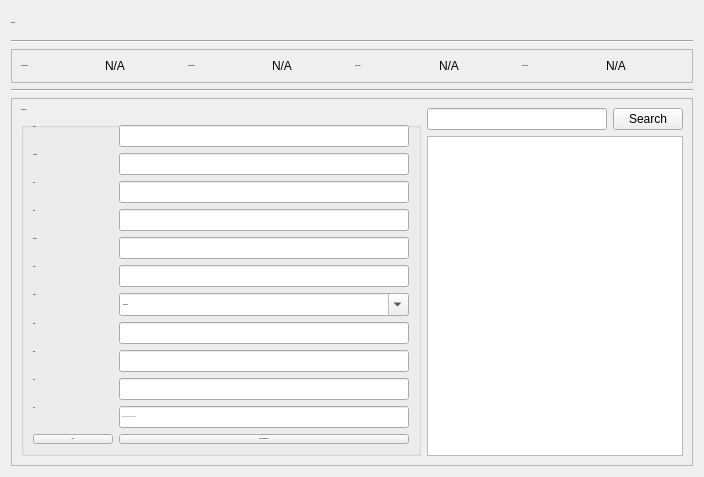
             <widget class="QWidget" name="inventoryP">
              <layout class="QVBoxLayout" name="verticalLayout_5">
               <item>
                <widget class="QLabel" name="label_21">
                 <property name="minimumSize">
                  <size>
                   <width>0</width>
                   <height>23</height>
                  </size>
                 </property>
                 <property name="font">
                  <font>
                   <family>Segoe UI</family>
                   <pointsize>-1</pointsize>
                   <weight>75</weight>
                   <bold>true</bold>
                  </font>
                 </property>
                 <property name="text">
                  <string>Inventory</string>
                 </property>
                </widget>
               </item>
               <item>
                <widget class="Line" name="line_4">
                 <property name="orientation">
                  <enum>Qt::Horizontal</enum>
                 </property>
                </widget>
               </item>
               <item>
                <widget class="QFrame" name="frame_8">
                 <property name="frameShape">
                  <enum>QFrame::StyledPanel</enum>
                 </property>
                 <property name="frameShadow">
                  <enum>QFrame::Raised</enum>
                 </property>
                 <layout class="QHBoxLayout" name="horizontalLayout_7">
                  <item>
                   <widget class="QLabel" name="label_52">
                    <property name="font">
                     <font>
                      <family>Segoe UI</family>
                      <pointsize>-1</pointsize>
                      <weight>75</weight>
                      <bold>true</bold>
                     </font>
                    </property>
                    <property name="text">
                     <string>Total Products: </string>
                    </property>
                   </widget>
                  </item>
                  <item>
                   <widget class="QLabel" name="totalData">
                    <property name="text">
                     <string>N/A</string>
                    </property>
                   </widget>
                  </item>
                  <item>
                   <widget class="QLabel" name="label_53">
                    <property name="font">
                     <font>
                      <family>Segoe UI</family>
                      <pointsize>-1</pointsize>
                      <weight>75</weight>
                      <bold>true</bold>
                     </font>
                    </property>
                    <property name="text">
                     <string>Total Quantity:</string>
                    </property>
                   </widget>
                  </item>
                  <item>
                   <widget class="QLabel" name="totalQtyInv">
                    <property name="text">
                     <string>N/A</string>
                    </property>
                   </widget>
                  </item>
                  <item>
                   <widget class="QLabel" name="label_54">
                    <property name="font">
                     <font>
                      <family>Segoe UI</family>
                      <pointsize>-1</pointsize>
                      <weight>75</weight>
                      <bold>true</bold>
                     </font>
                    </property>
                    <property name="text">
                     <string>Stock Value:</string>
                    </property>
                   </widget>
                  </item>
                  <item>
                   <widget class="QLabel" name="totalValueInv">
                    <property name="text">
                     <string>N/A</string>
                    </property>
                   </widget>
                  </item>
                  <item>
                   <widget class="QLabel" name="label_55">
                    <property name="font">
                     <font>
                      <family>Segoe UI</family>
                      <pointsize>-1</pointsize>
                      <weight>75</weight>
                      <bold>true</bold>
                     </font>
                    </property>
                    <property name="text">
                     <string>Out of Stock</string>
                    </property>
                   </widget>
                  </item>
                  <item>
                   <widget class="QLabel" name="totalOutInv">
                    <property name="text">
                     <string>N/A</string>
                    </property>
                   </widget>
                  </item>
                 </layout>
                </widget>
               </item>
               <item>
                <widget class="Line" name="line_3">
                 <property name="orientation">
                  <enum>Qt::Horizontal</enum>
                 </property>
                </widget>
               </item>
               <item>
                <widget class="QFrame" name="frame_7">
                 <property name="frameShape">
                  <enum>QFrame::StyledPanel</enum>
                 </property>
                 <property name="frameShadow">
                  <enum>QFrame::Raised</enum>
                 </property>
                 <layout class="QGridLayout" name="gridLayout_2">
                  <item row="0" column="0" rowspan="2">
                   <widget class="QGroupBox" name="stockEntry_2">
                    <property name="sizePolicy">
                     <sizepolicy hsizetype="Maximum" vsizetype="Preferred">
                      <horstretch>0</horstretch>
                      <verstretch>0</verstretch>
                     </sizepolicy>
                    </property>
                    <property name="minimumSize">
                     <size>
                      <width>400</width>
                      <height>0</height>
                     </size>
                    </property>
                    <property name="font">
                     <font>
                      <family>Segoe UI</family>
                      <pointsize>-1</pointsize>
                      <weight>75</weight>
                      <bold>true</bold>
                     </font>
                    </property>
                    <property name="title">
                     <string>Stock Entry</string>
                    </property>
                    <layout class="QFormLayout" name="formLayout_5">
                     <item row="0" column="0">
                      <widget class="QLabel" name="label_32">
                       <property name="font">
                        <font>
                         <family>Segoe UI</family>
                         <pointsize>-1</pointsize>
                         <weight>75</weight>
                         <bold>true</bold>
                        </font>
                       </property>
                       <property name="text">
                        <string>Name:</string>
                       </property>
                      </widget>
                     </item>
                     <item row="0" column="1">
                      <widget class="QLineEdit" name="nameE"/>
                     </item>
                     <item row="1" column="0">
                      <widget class="QLabel" name="label_33">
                       <property name="font">
                        <font>
                         <family>Segoe UI</family>
                         <pointsize>-1</pointsize>
                         <weight>75</weight>
                         <bold>true</bold>
                        </font>
                       </property>
                       <property name="text">
                        <string>Quantity:</string>
                       </property>
                      </widget>
                     </item>
                     <item row="1" column="1">
                      <widget class="QLineEdit" name="qtyE"/>
                     </item>
                     <item row="2" column="0">
                      <widget class="QLabel" name="label_34">
                       <property name="font">
                        <font>
                         <family>Segoe UI</family>
                         <pointsize>-1</pointsize>
                         <weight>75</weight>
                         <bold>true</bold>
                        </font>
                       </property>
                       <property name="text">
                        <string>Pack:</string>
                       </property>
                      </widget>
                     </item>
                     <item row="2" column="1">
                      <widget class="QLineEdit" name="packE"/>
                     </item>
                     <item row="3" column="0">
                      <widget class="QLabel" name="label_35">
                       <property name="font">
                        <font>
                         <family>Segoe UI</family>
                         <pointsize>-1</pointsize>
                         <weight>75</weight>
                         <bold>true</bold>
                        </font>
                       </property>
                       <property name="text">
                        <string>HSN:</string>
                       </property>
                      </widget>
                     </item>
                     <item row="3" column="1">
                      <widget class="QLineEdit" name="hsnE"/>
                     </item>
                     <item row="4" column="0">
                      <widget class="QLabel" name="label_36">
                       <property name="font">
                        <font>
                         <family>Segoe UI</family>
                         <pointsize>-1</pointsize>
                         <weight>75</weight>
                         <bold>true</bold>
                        </font>
                       </property>
                       <property name="text">
                        <string>MFG By:</string>
                       </property>
                      </widget>
                     </item>
                     <item row="4" column="1">
                      <widget class="QLineEdit" name="mfgE"/>
                     </item>
                     <item row="5" column="0">
                      <widget class="QLabel" name="label_37">
                       <property name="font">
                        <font>
                         <family>Segoe UI</family>
                         <pointsize>-1</pointsize>
                         <weight>75</weight>
                         <bold>true</bold>
                        </font>
                       </property>
                       <property name="text">
                        <string>Batch:</string>
                       </property>
                      </widget>
                     </item>
                     <item row="5" column="1">
                      <widget class="QLineEdit" name="batchE"/>
                     </item>
                     <item row="6" column="0">
                      <widget class="QLabel" name="label_38">
                       <property name="font">
                        <font>
                         <family>Segoe UI</family>
                         <pointsize>-1</pointsize>
                         <weight>75</weight>
                         <bold>true</bold>
                        </font>
                       </property>
                       <property name="text">
                        <string>Expiry:</string>
                       </property>
                      </widget>
                     </item>
                     <item row="6" column="1">
                      <widget class="QDateEdit" name="expiryE">
                       <property name="showGroupSeparator" stdset="0">
                        <bool>false</bool>
                       </property>
                       <property name="dateTime">
                        <datetime>
                         <hour>0</hour>
                         <minute>0</minute>
                         <second>0</second>
                         <year>2027</year>
                         <month>1</month>
                         <day>1</day>
                        </datetime>
                       </property>
                       <property name="displayFormat">
                        <string>dd/MM/yyyy</string>
                       </property>
                       <property name="calendarPopup">
                        <bool>true</bool>
                       </property>
                       <property name="timeSpec">
                        <enum>Qt::LocalTime</enum>
                       </property>
                       <property name="date">
                        <date>
                         <year>2027</year>
                         <month>1</month>
                         <day>1</day>
                        </date>
                       </property>
                      </widget>
                     </item>
                     <item row="7" column="0">
                      <widget class="QLabel" name="label_39">
                       <property name="font">
                        <font>
                         <family>Segoe UI</family>
                         <pointsize>-1</pointsize>
                         <weight>75</weight>
                         <bold>true</bold>
                        </font>
                       </property>
                       <property name="text">
                        <string>MRP:</string>
                       </property>
                      </widget>
                     </item>
                     <item row="7" column="1">
                      <widget class="QLineEdit" name="mrpE"/>
                     </item>
                     <item row="8" column="0">
                      <widget class="QLabel" name="label_40">
                       <property name="font">
                        <font>
                         <family>Segoe UI</family>
                         <pointsize>-1</pointsize>
                         <weight>75</weight>
                         <bold>true</bold>
                        </font>
                       </property>
                       <property name="text">
                        <string>Rate:</string>
                       </property>
                      </widget>
                     </item>
                     <item row="8" column="1">
                      <widget class="QLineEdit" name="rateE"/>
                     </item>
                     <item row="9" column="0">
                      <widget class="QLabel" name="label_57">
                       <property name="font">
                        <font>
                         <family>Segoe UI</family>
                         <pointsize>-1</pointsize>
                         <weight>75</weight>
                         <bold>true</bold>
                        </font>
                       </property>
                       <property name="text">
                        <string>SCH:</string>
                       </property>
                      </widget>
                     </item>
                     <item row="9" column="1">
                      <widget class="QLineEdit" name="schE"/>
                     </item>
                     <item row="10" column="0">
                      <widget class="QLabel" name="label_41">
                       <property name="font">
                        <font>
                         <family>Segoe UI</family>
                         <pointsize>-1</pointsize>
                         <weight>75</weight>
                         <bold>true</bold>
                        </font>
                       </property>
                       <property name="text">
                        <string>GST:</string>
                       </property>
                      </widget>
                     </item>
                     <item row="10" column="1">
                      <widget class="QLineEdit" name="gstE">
                       <property name="placeholderText">
                        <string>Enter Value in Whole Number</string>
                       </property>
                      </widget>
                     </item>
                     <item row="11" column="0">
                      <widget class="QPushButton" name="clearEBtn">
                       <property name="text">
                        <string>Clear</string>
                       </property>
                      </widget>
                     </item>
                     <item row="11" column="1">
                      <widget class="QPushButton" name="addInvBtn">
                       <property name="text">
                        <string>Add To Inventory &gt;&gt;</string>
                       </property>
                      </widget>
                     </item>
                    </layout>
                   </widget>
                  </item>
                  <item row="1" column="1" colspan="2">
                   <widget class="QTableView" name="StockItems"/>
                  </item>
                  <item row="0" column="2">
                   <widget class="QPushButton" name="searchBtn">
                    <property name="maximumSize">
                     <size>
                      <width>70</width>
                      <height>16777215</height>
                     </size>
                    </property>
                    <property name="text">
                     <string>Search</string>
                    </property>
                   </widget>
                  </item>
                  <item row="0" column="1">
                   <widget class="QLineEdit" name="searchE"/>
                  </item>
                 </layout>
                </widget>
               </item>
              </layout>
             </widget>
